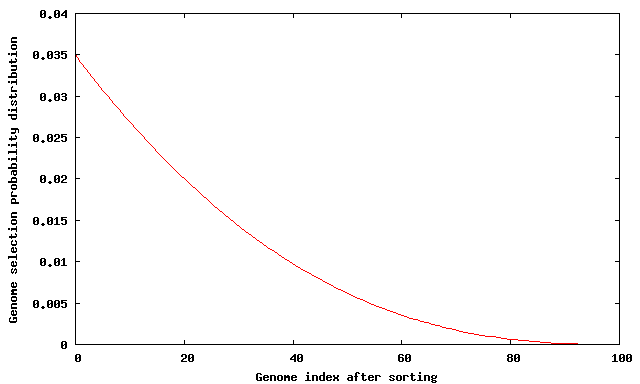

The gnuplot source for this figure:
set terminal png
set output "beta.png"
p(x,b,s) = (1+b)/s*(1-x/s)**b
set xlabel "Genome index after sorting"
set ylabel "Genome selection probability distribution"
set size 1.0,0.8
plot [0:100] p(x,2.5,100) notitle
